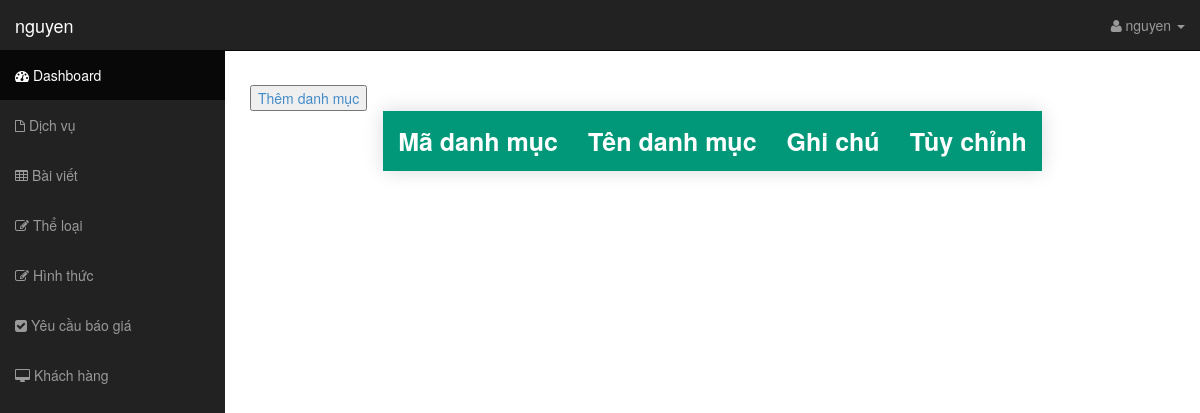
The app's page /controller/admin.php?view=theloai (signed in), older data.
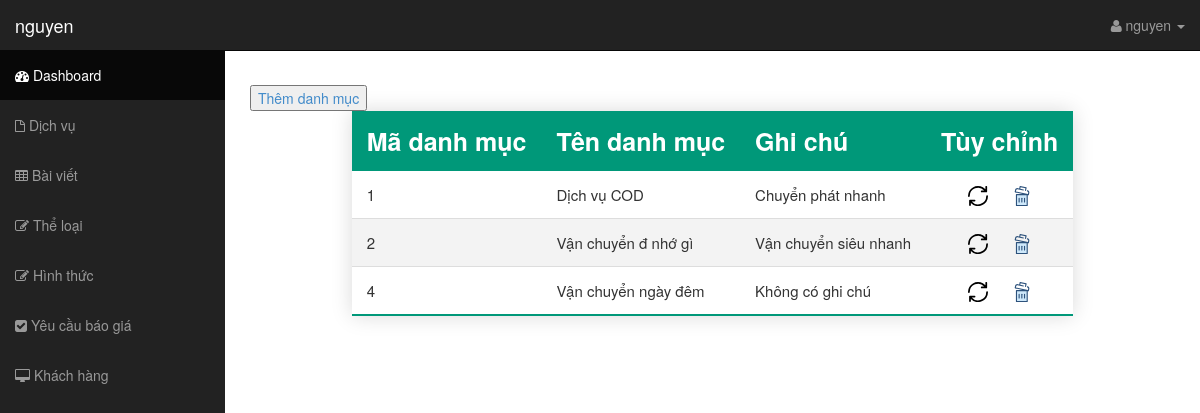
The same page, newer data.
### tables this page shows
CREATE TABLE `theloai` (
  `matheloai` int(11) NOT NULL,
  `tentheloai` varchar(255) NOT NULL,
  `ghichu` varchar(255) DEFAULT 'Không có ghi chú'
);

### controller/admin.php (called while the page is built)
<?php
include "../view/admin/header.php";
include "../view/admin/admin.php";
include "../view/admin/footer.php";
?>

### model/thuvien.php (called while the page is built, shortened)
<?php
function showDatabase($pdo, $table) {
	$select = "SELECT * FROM $table";
	$stmt = $pdo->prepare($select);
	$stmt->execute();
	$element = $stmt->fetchAll(PDO::FETCH_ASSOC);
	return $element;
}
?>

### view/admin/theloai.php (the view)
<div>
    <button>
        <a href="../controller/them_dm.php">Thêm danh mục</a>
    </button>
</div>
<table class="styled-table">
    <thead>
        <tr>
            <th>Mã danh mục</th>
            <th>Tên danh mục</th>
            <th>Ghi chú</th>
            <th>Tùy chỉnh</th>
        </tr>
    </thead>
    <tbody>
        <?php
            $table = "theloai";
            $row = showDatabase($pdo, $table);
            foreach ($row as $value) {
        ?>
            <tr>
                <td><?php echo $value['matheloai'];?></td>
                <td><?php echo $value['tentheloai'];?></td>
                <td><?php echo $value['ghichu'];?></td>
                <td class="option">
                    <a class="update" href="../controller/sua_dm.php?matheloai=<?php echo $value['matheloai'];?>" value="">
                        <img src="../view/images/icon/update.svg" title="<?php echo $value['matheloai'];?>" alt="Cập nhật">
                    </a>
                    <a href="../controller/xoa_dm.php?matheloai=<?php echo $value['matheloai'];?>">
                        <img src="../view/images/icon/delete.svg" title="Xóa" alt="Xóa">
                    </a>
                </td>
            </tr>
        <?php } ?>
    </tbody>
</table>

### view/admin/header.php (shortened to what this page needs)
<?php
require '../model/thuvien.php';
if(!empty($_SESSION['username'])) {
    $username = $_SESSION['username'];
} else {
    header("location: ../controller/login.php");
}
?>
<!DOCTYPE html>
<html lang="en">
  <head>
    <link href="/weblogistic/view/css/bootstrap.css" rel="stylesheet">
    <link href="/weblogistic/view/css/sb-admin.css" rel="stylesheet">
    <link rel="stylesheet" href="/weblogistic/view/font-awesome/css/font-awesome.min.css">
    <link rel="stylesheet" href="//cdnjs.cloudflare.com/ajax/libs/morris.js/0.5.1/morris.css">
    <link rel="stylesheet" href="../view/css/admin.css">
  </head>
  <body>
    <div id="wrapper">
      <nav class="navbar navbar-inverse navbar-fixed-top" role="navigation">
        <div class="navbar-header">
          <a class="navbar-brand" href="/weblogistic/controller/admin.php"><?php echo $username;?></a>
        </div>
        <div class="collapse navbar-collapse navbar-ex1-collapse">
          <ul class="nav navbar-nav side-nav">
            <li class="active"><a href="/weblogistic/controller/admin.php"><i class="fa fa-dashboard"></i> Dashboard</a></li>
            <li><a href="admin.php?view=dichvu"><i class="fa fa-file-o"></i> Dịch vụ</a></li>
            <li><a href="admin.php?view=baiviet"><i class="fa fa-table"></i> Bài viết</a></li>
            <li><a href="admin.php?view=theloai"><i class="fa fa-edit"></i> Thể loại</a></li>
            <li><a href="admin.php?view=hinhthuc"><i class="fa fa-edit"></i> Hình thức</a></li>
            <li><a href="admin.php?view=yeucaudongia"><i class="fa fa-check-square"></i> Yêu cầu báo giá</a></li>
            <li><a href="admin.php?view=khachhang"><i class="fa fa-desktop"></i> Khách hàng</a></li>
          </ul>
          <ul class="nav navbar-nav navbar-right navbar-user">
            <li class="dropdown user-dropdown">
              <a href="#" class="dropdown-toggle" data-toggle="dropdown"><i class="fa fa-user"></i> <?php echo $username;?> <b class="caret"></b></a>
            </li>
          </ul>
        </div>
      </nav>

### view/admin/admin.php (shortened to what this page needs)
  <div id="page-wrapper">
    <?php
      if(isset($_GET['view'])) {
        $path = $_GET['view'].".php";
        if(file_exists("../view/admin/$path")) {
          include "../view/admin/$path";
        }
        else {
          $path="404.php";
          include "../view/admin/$path";
        }
      }
    ?>
  </div>
</div>

### view/admin/footer.php (shortened to what this page needs)
  </body>
</html>

### view/css/sb-admin.css (style rules this page uses)
body { margin-top: 50px; }
#wrapper { padding-left: 0; }
#page-wrapper { width: 100%; padding: 5px 15px; }
@media (min-width:768px) { #wrapper { padding-left: 225px; } }
@media (min-width:768px) { #page-wrapper { padding: 15px 25px; } }
@media (min-width:768px) { .side-nav { margin-left: -225px; left: 225px; width: 225px; position: fixed; top: 50px; height: 100%; border-radius: 0; border: none; background-color: #222222; overflow-y: auto; } }
@media (min-width:768px) { .side-nav>li>a { width: 225px; } }
@media (min-width:768px) { .navbar-collapse { padding-left: 15px !important; padding-right: 15px !important; } }

### view/css/admin.css (style rules this page uses)
.styled-table { border-collapse: collapse; margin: 0 auto; box-shadow: 0 0 20px rgba(0, 0, 0, 0.15); }
.styled-table thead tr { background: #009879; color: #fff; text-align: left; }
.styled-table th, .styled-table td { padding: 12px 15px; }
.styled-table th { font-size: 2.5rem; }
.styled-table td { font-size: 1.5rem; }
.styled-table tbody tr { border-bottom: 1px solid #dddddd; }
.styled-table tbody tr:nth-of-type(even) { background-color: #f3f3f3; }
.styled-table tbody tr:last-of-type { border-bottom: 2px solid #009879; }
.option { text-align: center; }
.option a { color: blue; margin: 10px; cursor: pointer; text-decoration: none; }
.option a img { width: 20px; }
.active { display: block !important; }

Row changes from the older to the newer data that the page shows:
added theloai: matheloai "1", tentheloai "Dịch vụ COD", ghichu "Chuyển phát nhanh"
added theloai: matheloai "2", tentheloai "Vận chuyển đ nhớ gì", ghichu "Vận chuyển siêu nhanh"
added theloai: matheloai "4", tentheloai "Vận chuyển ngày đêm", ghichu "Không có ghi chú"
